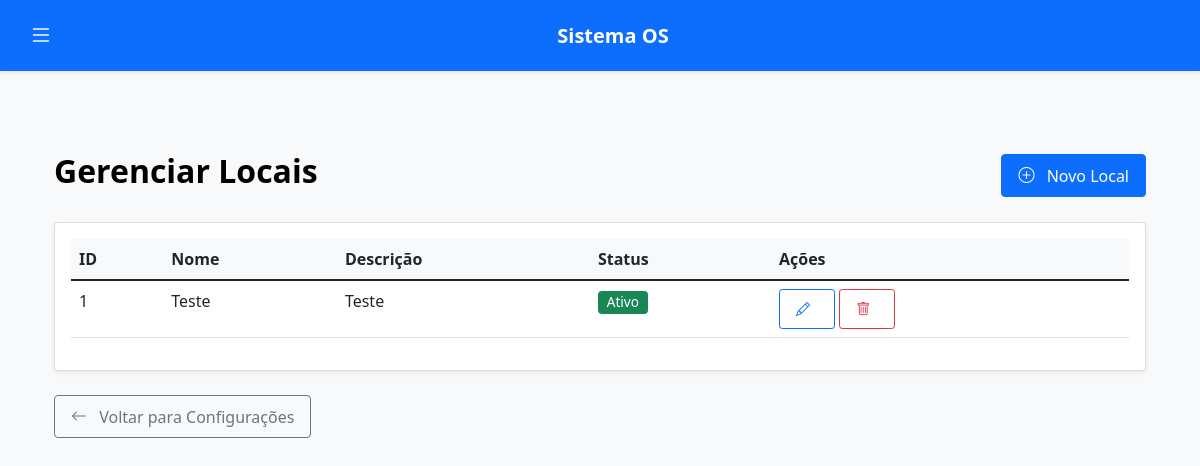
The page /admin/locais (signed in) on the database its author committed.
### tables this page shows
CREATE TABLE locais (
            id INTEGER PRIMARY KEY AUTOINCREMENT,
            nome TEXT NOT NULL UNIQUE,
            descricao TEXT,
            ativo BOOLEAN DEFAULT 1,
            data_criacao TEXT DEFAULT CURRENT_TIMESTAMP
        );

### app.py (the view)
@app.route('/admin/locais')
def listar_locais():
    if session.get('tipo') not in ['admin', 'master-admin']:
        flash('Acesso não autorizado.', 'danger')
        return redirect(url_for('login'))
    conn = get_db()
    cursor = conn.cursor()
    cursor.execute("SELECT * FROM locais ORDER BY nome")
    locais = cursor.fetchall()
    conn.close()
    return render_template('administrador/listar_locais.html', locais=locais)

### app.py (called while the page is built)
def get_db():
    if 'db' not in g:
        g.db = sqlite3.connect('db/os.db')
        g.db.row_factory = sqlite3.Row
        g.db.execute("PRAGMA journal_mode=WAL")
        g.db.execute("PRAGMA busy_timeout=5000")
    return g.db

### templates/administrador/listar_locais.html (shortened to what this page needs)
{% extends "base.html" %}
{% block content %}
<div class="container">
    <div class="d-flex justify-content-between align-items-center my-4">
        <h2>Gerenciar Locais</h2>
        <a href="{{ url_for('adicionar_local') }}" class="btn btn-primary">
            <i class="bi bi-plus-circle"></i> Novo Local
        </a>
    </div>
    <div class="card">
        <div class="card-body">
            {% if locais %}
            <div class="table-responsive">
                <table class="table table-hover">
                    <thead>
                        <tr>
                            <th>ID</th>
                            <th>Nome</th>
                            <th>Descrição</th>
                            <th>Status</th>
                            <th>Ações</th>
                        </tr>
                    </thead>
                    <tbody>
                        {% for local in locais %}
                        <tr>
                            <td>{{ local.id }}</td>
                            <td>{{ local.nome }}</td>
                            <td>{{ local.descricao if local.descricao else '-' }}</td>
                            <td>
                                {% if local.ativo %}
                                    <span class="badge bg-success">Ativo</span>
                                {% else %}
                                    <span class="badge bg-secondary">Inativo</span>
                                {% endif %}
                            </td>
                            <td>
                                <a href="{{ url_for('editar_local', id=local.id) }}" class="btn btn-sm btn-outline-primary" title="Editar">
                                    <i class="bi bi-pencil"></i>
                                </a>
                                <a href="{{ url_for('remover_local', id=local.id) }}" class="btn btn-sm btn-outline-danger" title="Remover" onclick="return confirm('Tem certeza que deseja remover este local? OSs existentes que usam este local não serão alteradas, mas ele não estará mais disponível para seleção.')">
                                    <i class="bi bi-trash"></i>
                                </a>
                            </td>
                        </tr>
                        {% endfor %}
                    </tbody>
                </table>
            </div>
            {% else %}
            <p class="text-center text-muted">Nenhum local cadastrado.</p>
            {% endif %}
        </div>
    </div>
    <div class="mt-3">
        <a href="{{ url_for('admin_configuracoes') }}" class="btn btn-outline-secondary">
            <i class="bi bi-arrow-left"></i> Voltar para Configurações
        </a>
    </div>
</div>
{% endblock %}

### static/style.css (style rules this page uses)
:root { --bs-body-bg-light: #f8f9fa; --bs-body-color-light: #212529; --bs-emphasis-color-light: #000; --card-bg-light: #ffffff; --card-border-color-light: rgba(0, 0, 0, 0.125); --card-header-bg-light: #f8f9fa; --card-header-color-light: #212529; --navbar-bg-light: #0d6efd; --navbar-color-light: rgba(255, 255, 255, 0.75); --navbar-brand-color-light: #ffffff; --navbar-hover-color-light: #ffffff; --offcanvas-bg-light: #f8f9fa; --offcanvas-color-light: #212529; --offcanvas-link-hover-bg-light: #e9ecef; --offcanvas-link-hover-color-light: #0d6efd; --table-header-bg-light: #f8f9fa; --table-header-color-light: #212529; --form-control-focus-border-light: #86b7fe; --form-control-focus-shadow-light: rgba(13, 110, 253, 0.25); --link-color-light: #0d6efd; --link-hover-color-light: #0a58ca; }
body { background-color: var(--bs-body-bg-light); color: var(--bs-body-color-light); padding-top: 56px; }
.card { box-shadow: 0 0.125rem 0.25rem rgba(0, 0, 0, 0.075); margin-bottom: 1.5rem; border: 1px solid var(--card-border-color-light); background-color: var(--card-bg-light); }
.table th { font-weight: 600; }
.table thead th { position: sticky; top: 0; background-color: var(--table-header-bg-light); color: var(--table-header-color-light); z-index: 10; }
.badge { font-weight: 500; padding: 0.35em 0.65em; font-size: 0.85em; }
.btn { font-weight: 500; padding: 0.5rem 1rem; }
.btn i, .btn .bi { margin-right: 0.5rem; vertical-align: text-bottom; }
a { color: var(--link-color-light); text-decoration: none; }
h1, h2, h3, h4, h5, h6 { color: var(--bs-emphasis-color-light); font-weight: 600; }
.container { padding-top: 1.5rem; padding-bottom: 2rem; }

### templates/base.html (style rules this page uses)
body { padding-top: 56px; }

### rows shown on the page
locais: id "1", nome "Teste", descricao "Teste", ativo "Ativo"
